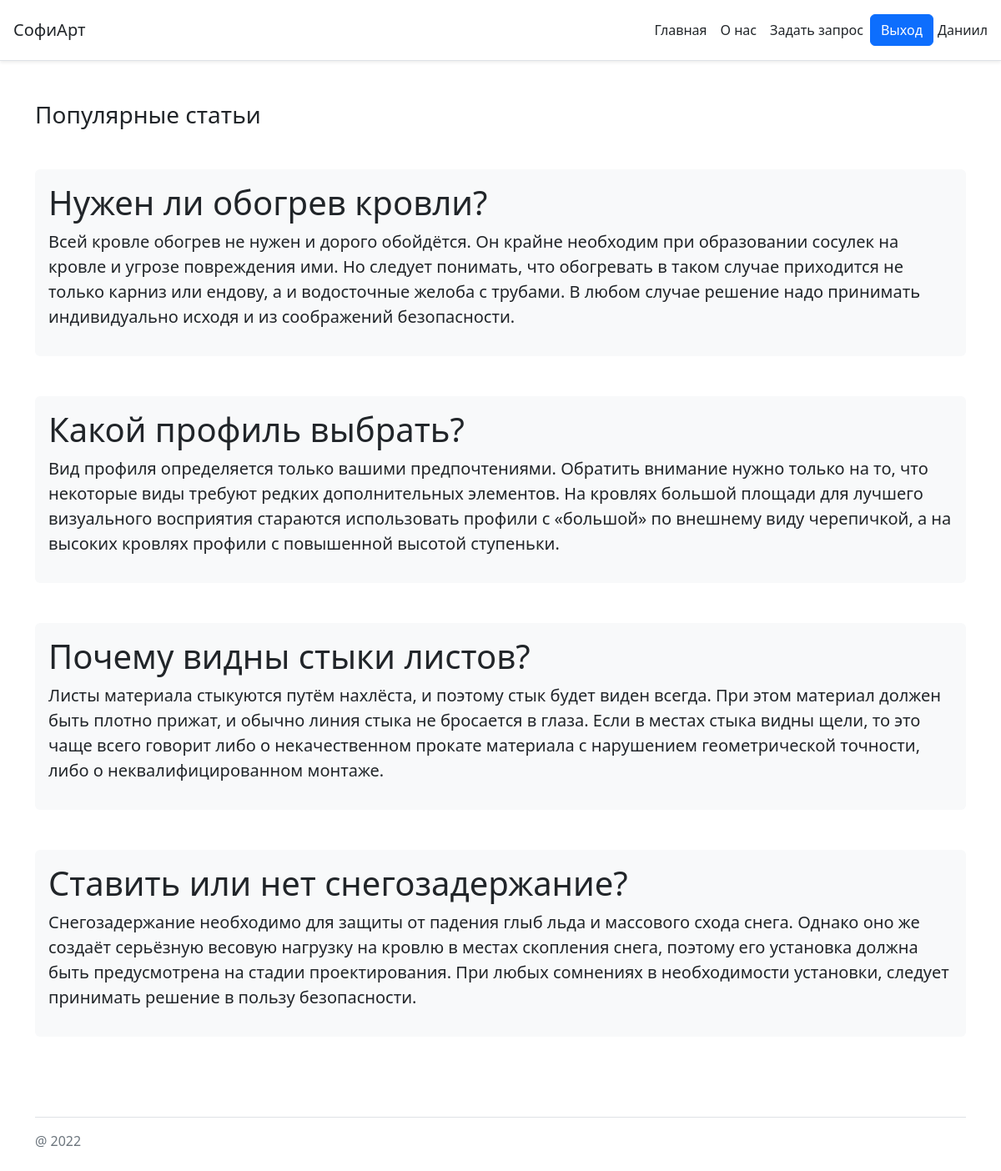
The app's page /major.php (signed in) with its own data.
### tables this page shows
CREATE TABLE `articles` (
  `id` int(11) NOT NULL,
  `header` varchar(255) DEFAULT NULL,
  `description` mediumtext DEFAULT NULL,
  `staff_id` int(11) DEFAULT NULL
);

### major.php (the view, shortened to what this page needs)
<?php
require_once 'include/connect.php';
$result = mysqli_query($connect, "SELECT * FROM `articles`");
?>
<!doctype html>
<html lang="en">
<head>
    <link rel="stylesheet" href="css/style.css">
    <link rel="stylesheet" href="https://cdn.jsdelivr.net/npm/bootstrap@5.2.2/dist/css/bootstrap.min.css">
</head>
<body>
  <?php require "blocks/header.php" ?>
  <div class="container mt-5">
    <h3 class="mb-5">Популярные статьи</h3>
      <?php
        while ($articles = mysqli_fetch_assoc($result)) {
          ?>
          <div id="hot" class="bg-light p-3 rounded">
          <h1><?php echo $articles['header']; ?></h1>
          <p class="lead"><?php echo $articles['description']; ?></p>
        </div>
          <?php
        }
      ?>
  </div>
    <?php require "blocks/footer.php" ?>
</body>
</html>

### css/style.css (style rules this page uses)
#hot { margin: 30px 0 48px; }

### records on screen
articles: header "Нужен ли обогрев кровли?", description "Всей кровле обогрев не нужен и дорого обойдётся. Он крайне необходим при образовании сосулек на кровле и угрозе повреждения ими. Но следует понимать, что обогревать в таком случае приходится не только карниз или ендову, а и водосточные желоба с трубами. В любом случае решение надо принимать индивидуально исходя и из соображений безопасности."
articles: header "Какой профиль выбрать?", description "Вид профиля определяется только вашими предпочтениями. Обратить внимание нужно только на то, что некоторые виды требуют редких дополнительных элементов. На кровлях большой площади для лучшего визуального восприятия стараются использовать профили с «большой» по внешнему виду черепичкой, а на высоких кровлях профили с повышенной высотой ступеньки."
articles: header "Почему видны стыки листов?", description "Листы материала стыкуются путём нахлёста, и поэтому стык будет виден всегда. При этом материал должен быть плотно прижат, и обычно линия стыка не бросается в глаза. Если в местах стыка видны щели, то это чаще всего говорит либо о некачественном прокате материала с нарушением геометрической точности, либо о неквалифицированном монтаже."
articles: header "Ставить или нет снегозадержание?", description "Снегозадержание необходимо для защиты от падения глыб льда и массового схода снега. Однако оно же создаёт серьёзную весовую нагрузку на кровлю в местах скопления снега, поэтому его установка должна быть предусмотрена на стадии проектирования. При любых сомнениях в необходимости установки, следует принимать решение в пользу безопасности."

### other values on screen
$_SESSION['user']['first_name'] "Даниил"
